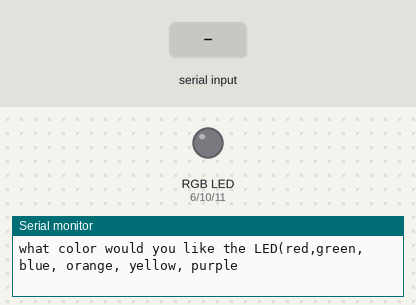
Recording of a sketch running on a simulated Arduino Uno, built with avr-gcc and run on an emulated ATmega328P. On the bench: an RGB LED mixed from three pins (HIGH = lit), the last lines printed to the serial monitor. Inputs (shaded band) come from the test bench.

Above: at 1.2 s.
1.3 s: "red" received over Serial
At 2.7 s:
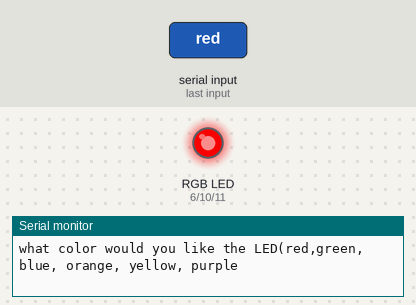
3.8 s: "blue" received over Serial
At 5.9 s:
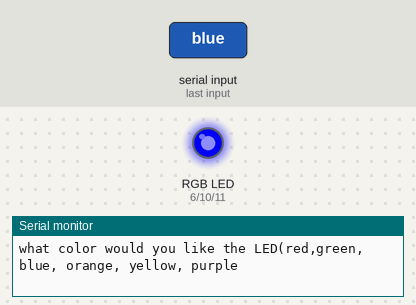
6.3 s: "green" received over Serial
At 7.8 s:
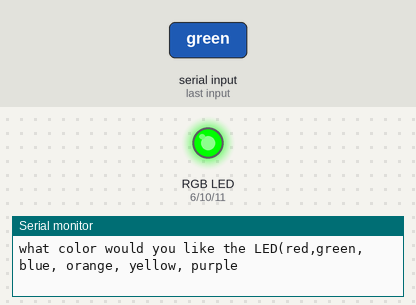
8.8 s: "yellow" received over Serial
At 11.0 s:
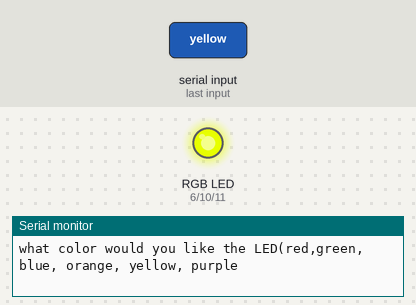
11.3 s: "purple" received over Serial
At 12.8 s:
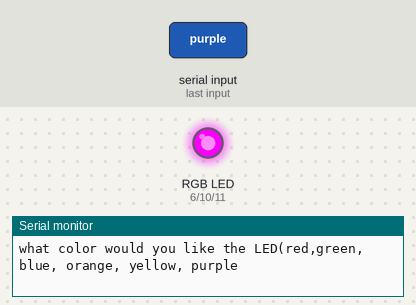
13.8 s: "orange" received over Serial
At 16.0 s:
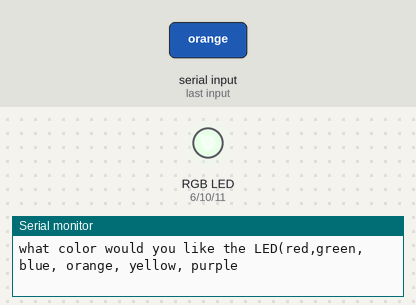
Timing chart, 0 to 17.3 s (numbered marks = the images above; inputs shaded):
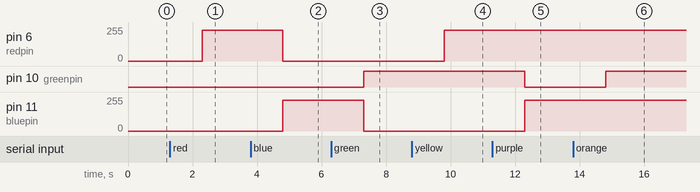

The sketch:

RGB_LED.ino
```cpp
 int redpin = 6;
 int greenpin = 10;
 int bluepin = 11;
 int brightness = 1255;
 String colorChoice;

void setup() {

Serial.begin(9600);
pinMode(redpin,OUTPUT);
pinMode(greenpin,OUTPUT);
pinMode(bluepin,OUTPUT);


}

void loop() {
Serial.println("what color would you like the LED(red,green, blue, orange, yellow, purple");
while (Serial.available ()==0) {}
colorChoice = Serial.readString ();

if (colorChoice=="red")  {

 analogWrite (redpin,brightness);
 analogWrite (greenpin,0);
 analogWrite (bluepin,0);

}

 if (colorChoice=="blue")  {

 analogWrite (redpin,0);
 analogWrite (greenpin,0);
 analogWrite (bluepin,brightness);

}

 if (colorChoice=="green")  {

 analogWrite (redpin,0);
 analogWrite (greenpin,brightness);
 analogWrite (bluepin,0);

}

 if (colorChoice=="yellow")  {

 analogWrite (redpin,brightness);
 analogWrite (greenpin,brightness);
 analogWrite (bluepin,0);

}

 if (colorChoice=="purple")  {

 analogWrite (redpin,brightness);
 analogWrite (greenpin,0);
 analogWrite (bluepin,brightness);

}
 if (colorChoice=="orange")  {

 analogWrite (redpin,brightness);
 analogWrite (greenpin,brightness);
 analogWrite (bluepin,brightness);

}

if (colorChoice!="red" && colorChoice!= "green" && colorChoice!="blue" && colorChoice!="yellow" && colorChoice!="purple"  && colorChoice!="orange"){
 Serial.println("That is not a valid color choice,please try again");
   Serial.println("");
}


}
```

Measured:
- after the input at 1.3 s, pin 6 (redpin): 0/255 → 231/255 after 1.0 s
- after the input at 3.8 s, pin 6 (redpin): 231/255 → 0/255 after 1.0 s; pin 11 (bluepin): 0/255 → 231/255 after 1.0 s
- after the input at 6.3 s, pin 10 (greenpin): LOW → HIGH after 1.0 s; pin 11 (bluepin): 231/255 → 0/255 after 1.0 s
- after the input at 8.8 s, pin 6 (redpin): 0/255 → 231/255 after 1.0 s
- after the input at 11.3 s, pin 10 (greenpin): HIGH → LOW after 1.0 s; pin 11 (bluepin): 0/255 → 231/255 after 1.0 s
- after the input at 13.8 s, pin 10 (greenpin): LOW → HIGH after 1.0 s
